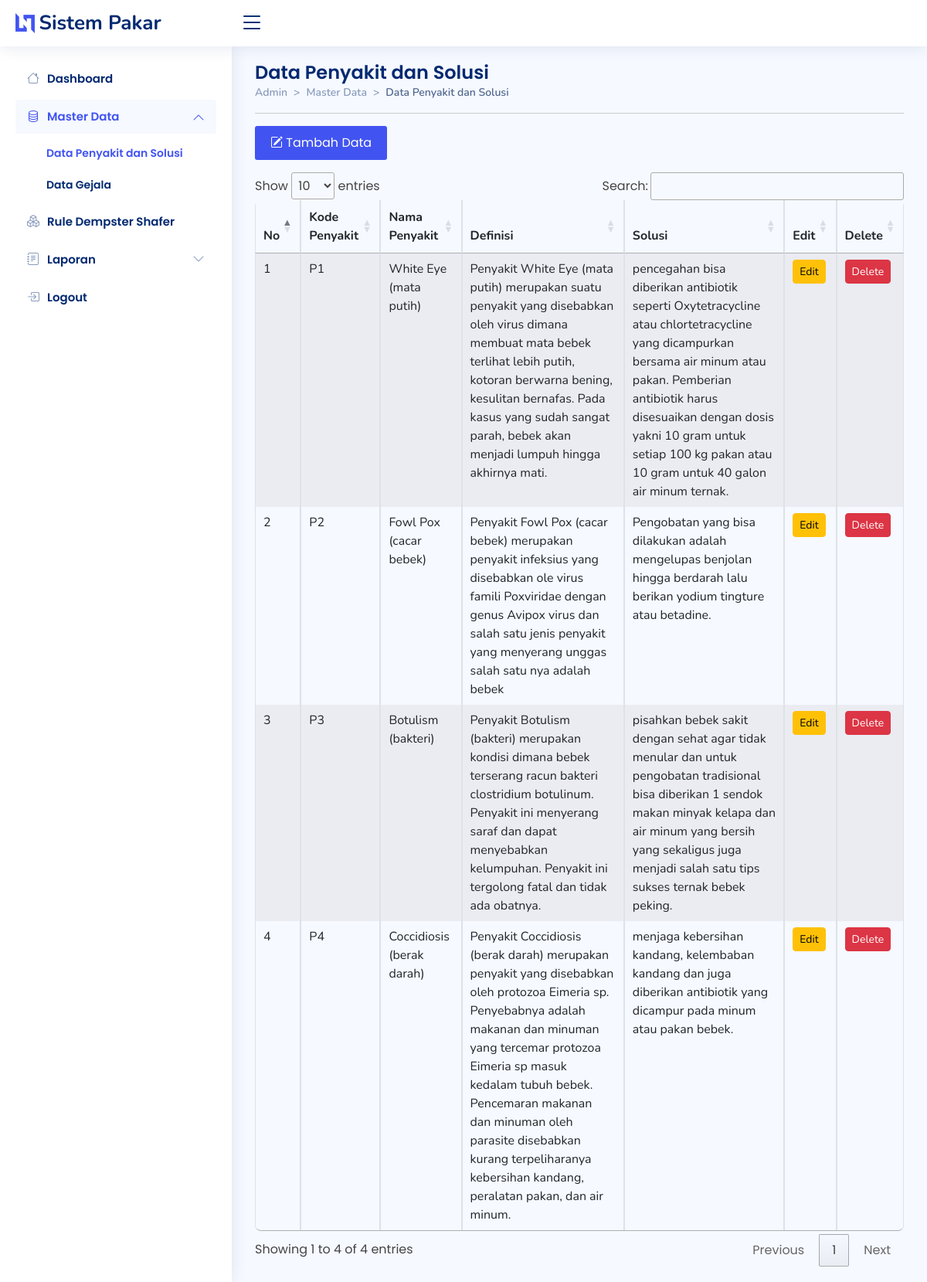
The app's page /admin/penyakit/penyakit.php with its own data.
### tables this page shows
CREATE TABLE `tb_penyakit` (
  `id` int(11) NOT NULL,
  `kdpenyakit` varchar(3) DEFAULT NULL,
  `nama_penyakit` varchar(100) DEFAULT NULL,
  `definisi` text DEFAULT NULL,
  `solusi` text NOT NULL
);

### admin/penyakit/penyakit.php (the view, shortened to what this page needs)
<!DOCTYPE html>
<html lang="en">
<head>
  <link href="../../assets/vendor/bootstrap/css/bootstrap.min.css" rel="stylesheet">
  <link rel="stylesheet" href="https://cdn.jsdelivr.net/npm/bootstrap-icons@1.10.2/font/bootstrap-icons.css">
  <link href="../../assets/vendor/boxicons/css/boxicons.min.css" rel="stylesheet">
  <link href="../../assets/vendor/quill/quill.snow.css" rel="stylesheet">
  <link href="../../assets/vendor/quill/quill.bubble.css" rel="stylesheet">
  <link href="../../assets/vendor/remixicon/remixicon.css" rel="stylesheet">
  <link href="../../assets/vendor/simple-datatables/style.css" rel="stylesheet">
  <link rel="stylesheet" href="https://cdn.datatables.net/1.12.1/css/jquery.dataTables.min.css">
  <link href="../../assets/css/style.css" rel="stylesheet">
</head>
<body>
  <header id="header" class="header fixed-top d-flex align-items-center">
    <div class="d-flex align-items-center justify-content-between">
      <a href="../index.php" class="logo d-flex align-items-center">
        <img src="../../assets/img/logo.png" alt="">
        <span class="d-none d-lg-block">Sistem Pakar</span>
      </a>
      <i class="bi bi-list toggle-sidebar-btn"></i>
    </div>
  </header>
  <aside id="sidebar" class="sidebar">
    <ul class="sidebar-nav" id="sidebar-nav">
      <li class="nav-item">
        <a class="nav-link collapsed" href="../index.php">
          <i class="bi bi-house"></i>
          <span>Dashboard</span>
        </a>
      </li>
      <li class="nav-item">
        <a class="nav-link" data-bs-target="#components-nav" data-bs-toggle="collapse" href="#">
          <i class="bi bi-database"></i><span>Master Data</span><i class="bi bi-chevron-down ms-auto"></i>
        </a>
        <ul id="components-nav" class="nav-content collapse show" data-bs-parent="#sidebar-nav">
          <li>
            <a href="../penyakit/penyakit.php" class="active">
              <span>Data Penyakit dan Solusi</span>
            </a>
          </li>
          <li>
            <a href="../gejala/gejala.php">
              <span>Data Gejala</span>
            </a>
          </li>
        </ul>
      </li>
      <li class="nav-item">
        <a class="nav-link collapsed" href="../rules/rules.php">
          <i class="bi bi-boxes"></i>
          <span>Rule Dempster Shafer</span>
        </a>
      </li>
      <li class="nav-item">
        <a class="nav-link collapsed" data-bs-target="#forms-nav" data-bs-toggle="collapse" href="#">
          <i class="bi bi-journal-text"></i><span>Laporan</span><i class="bi bi-chevron-down ms-auto"></i>
        </a>
      </li>
      <li class="nav-item">
        <a class="nav-link collapsed" href="javascript:;" data-bs-toggle="modal" data-bs-target="#logoutmodal">
          <i class="bi bi-box-arrow-in-right"></i>
          <span>Logout</span>
        </a>
      </li>
    </ul>
  </aside>
  <main id="main" class="main">
    <div class="pagetitle">
      <h1>Data Penyakit dan Solusi</h1>
      <nav style="--bs-breadcrumb-divider: '>';">
        <ol class="breadcrumb">
          <li class="breadcrumb-item"><a href="index.php">Admin</a></li>
          <li class="breadcrumb-item">Master Data</li>
          <li class="breadcrumb-item active">Data Penyakit dan Solusi</li>
        </ol>
      </nav>
      <hr>
    </div>
    <section>
      <div class="row">
        <div class="col-md-12">
          <button type="button" class="tambah btn-md mb-3" data-bs-toggle="modal" data-bs-target="#tambahmodal"><i class="bi bi-pencil-square"></i> Tambah Data</button>
          <div class="table-responsive">
            <table id="myTable" class="table table-striped table-hover table-bordered">
              <thead>
                <tr>
                  <th>No</th>
                  <th>Kode Penyakit</th>
                  <th>Nama Penyakit</th>
                  <th>Definisi</th>
                  <th>Solusi</th>
                  <th>Edit</th>
                  <th>Delete<input type="hidden" id="texthapus"></th>
                </tr>
              </thead>
              <tbody>
                <?php
                include "../koneksi.php";
                $sql = "SELECT * FROM tb_penyakit  ORDER BY kdpenyakit";
                $qry = mysqli_query($koneksi, $sql) or die("SQL Error" . mysqli_error($koneksi));
                $no = 0;
                while ($data = mysqli_fetch_array($qry)) {
                  $no++;
                ?>
                  <tr>
                    <td><?php echo $no; ?></td>
                    <td><?php echo $data['kdpenyakit']; ?></td>
                    <td><?php echo $data['nama_penyakit']; ?></td>
                    <td><?php echo $data['definisi']; ?></td>
                    <td><?php echo $data['solusi']; ?></td>
                    <td><a href="./editpenyakit.php?kdubah=<?php echo $data['id']; ?>" class="btn btn-warning btn-sm">Edit</a></td>
                    <td><a onClick="return HapusData('<?php echo $data['id']; ?>');" class="btn btn-danger btn-sm" data-bs-toggle="modal" data-bs-target="#hapusmodal">Delete</a>
                    </td>
                  </tr><?php } ?>
              </tbody>
            </table>
          </div>
        </div>
      </div>
    </section>
  </main>
</body>
</html>

### assets/css/style.css (style rules this page uses)
:root { scroll-behavior: smooth; }
body { font-family: "Poppins", sans-serif; background: #f6f9ff; color: #444444; }
a { color: #4154f1; text-decoration: none; }
.tambah { color: #4154f1; text-decoration: none; }
span { font-family: "Poppins", sans-serif; }
h1, h2, h3, h4, h5, h6 { font-family: "Poppins", sans-serif; }
#main { margin-top: 60px; padding: 20px 30px; transition: all 0.3s; }
.pagetitle { margin-bottom: 10px; }
.pagetitle h1 { font-size: 24px; margin-bottom: 0; font-weight: 600; color: #012970; }
.breadcrumb { font-size: 14px; font-family: "Nunito", sans-serif; color: #899bbd; font-weight: 600; }
.breadcrumb a { color: #899bbd; transition: 0.3s; }
.breadcrumb .breadcrumb-item::before { color: #899bbd; }
.breadcrumb .active { color: #51678f; font-weight: 600; }
.logo { line-height: 1; }
@media (min-width: 1200px) { .logo { width: 280px; } }
.logo img { max-height: 26px; margin-right: 6px; }
.logo span { font-size: 26px; font-weight: 700; color: #012970; font-family: "Nunito", sans-serif; }
.header { transition: all 0.5s; z-index: 997; height: 60px; box-shadow: 0px 2px 20px rgba(1, 41, 112, 0.1); background-color: #fff; padding-left: 20px; }
.header .toggle-sidebar-btn { font-size: 32px; padding-left: 10px; cursor: pointer; color: #012970; }
.sidebar { position: fixed; top: 60px; left: 0; bottom: 0; width: 300px; z-index: 996; transition: all 0.3s; padding: 20px; overflow-y: auto; scrollbar-width: thin; scrollbar-color: #aab7cf transparent; box-shadow: 0px 0px 20px rgba(1, 41, 112, 0.1); background-color: #fff; }
@media (min-width: 1200px) { #main, #footer { margin-left: 300px; } }
.sidebar-nav { padding: 0; margin: 0; list-style: none; }
.sidebar-nav li { padding: 0; margin: 0; list-style: none; }
.sidebar-nav .nav-item { margin-bottom: 5px; }
.sidebar-nav .nav-link { display: flex; align-items: center; font-size: 15px; font-weight: 600; color: #4154f1; transition: 0.3; background: #f6f9ff; padding: 10px 15px; border-radius: 4px; }
.sidebar-nav .nav-link i { font-size: 16px; margin-right: 10px; color: #4154f1; }
.sidebar-nav .nav-link.collapsed { color: #012970; background: #fff; }
.sidebar-nav .nav-link.collapsed i { color: #899bbd; }
.sidebar-nav .nav-link .bi-chevron-down { margin-right: 0; transition: transform 0.2s ease-in-out; }
.sidebar-nav .nav-link:not(.collapsed) .bi-chevron-down { transform: rotate(180deg); }
.sidebar-nav .nav-content { padding: 5px 0 0 0; margin: 0; list-style: none; }
.sidebar-nav .nav-content a { display: flex; align-items: center; font-size: 14px; font-weight: 600; color: #012970; transition: 0.3; padding: 10px 0 10px 40px; transition: 0.3s; }
.sidebar-nav .nav-content a:hover, .sidebar-nav .nav-content a.active { color: #4154f1; }

### admin/penyakit/penyakit.php (style rules this page uses)
.table { border-radius: 40px; overflow: hidden; font-family: "Nunito", sans-serif; border-radius: 8px; overflow: hidden; }
.tambah { background-color: #4154f1; border: none; color: white; padding: 10px 20px; border-radius: 3px; }

### records on screen
tb_penyakit: kdpenyakit "P1", nama_penyakit "White Eye (mata putih)", definisi "Penyakit White Eye (mata putih) merupakan suatu penyakit yang disebabkan oleh virus dimana membuat mata bebek terlihat lebih putih, kotoran berwarna bening, kesulitan bernafas. Pada kasus yang sudah sangat parah, bebek akan menjadi lumpuh hingga akhirnya mati.", solusi "pencegahan bisa diberikan antibiotik seperti Oxytetracycline atau chlortetracycline yang dicampurkan bersama air minum atau pakan. Pemberian antibiotik harus disesuaikan dengan dosis yakni 10 gram untuk setiap 100 kg pakan atau 10 gram untuk 40 galon air minum ternak."
tb_penyakit: kdpenyakit "P2", nama_penyakit "Fowl Pox (cacar bebek)", definisi "Penyakit Fowl Pox (cacar bebek) merupakan penyakit infeksius yang disebabkan ole virus famili Poxviridae dengan genus Avipox virus dan salah satu jenis penyakit yang menyerang unggas salah satu nya adalah bebek", solusi "Pengobatan yang bisa dilakukan adalah mengelupas benjolan hingga berdarah lalu berikan yodium tingture atau betadine."
tb_penyakit: kdpenyakit "P3", nama_penyakit "Botulism (bakteri)", definisi "Penyakit Botulism (bakteri) merupakan kondisi dimana bebek terserang racun bakteri clostridium botulinum. Penyakit ini menyerang saraf dan dapat menyebabkan kelumpuhan. Penyakit ini tergolong fatal dan tidak ada obatnya.", solusi "pisahkan bebek sakit dengan sehat agar tidak menular dan untuk pengobatan tradisional bisa diberikan 1 sendok makan minyak kelapa dan air minum yang bersih yang sekaligus juga menjadi salah satu tips sukses ternak bebek peking."
tb_penyakit: kdpenyakit "P4", nama_penyakit "Coccidiosis (berak darah)", definisi "Penyakit Coccidiosis (berak darah) merupakan penyakit yang disebabkan oleh protozoa Eimeria sp. Penyebabnya adalah makanan dan minuman yang tercemar protozoa Eimeria sp masuk kedalam tubuh bebek. Pencemaran makanan dan minuman oleh parasite disebabkan kurang terpeliharanya kebersihan kandang, peralatan pakan, dan air minum.", solusi "menjaga kebersihan kandang, kelembaban kandang dan juga diberikan antibiotik yang dicampur pada minum atau pakan bebek."
